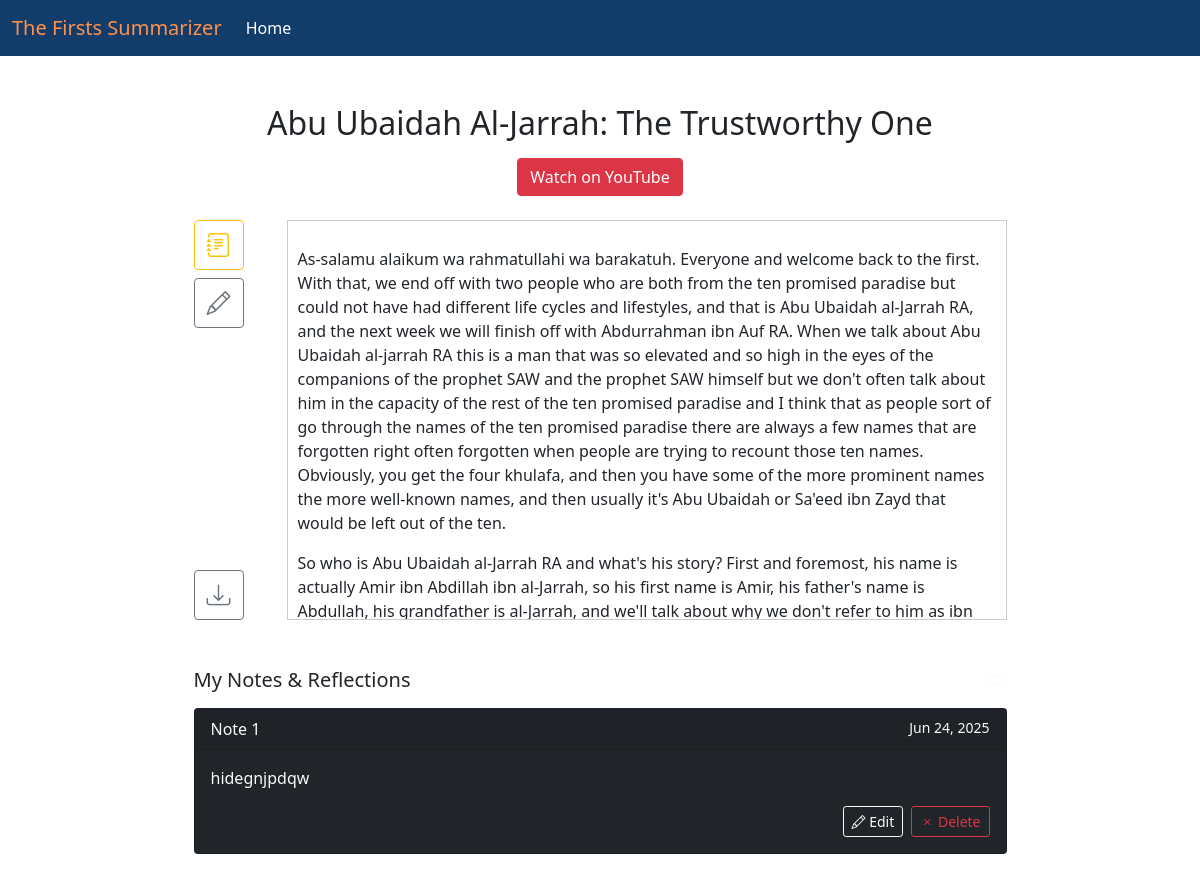
Screenshot of /textsumm/2/ (signed in) with the database file from the repository.
### textsumm/models.py (models this page shows, shortened)
class TextSumm(models.Model):
    name        = models.CharField(max_length=255)
    text        = models.TextField(default="")
    image       = models.ImageField(upload_to="FYP Cover Images/")
    video       = models.URLField(blank=True, default="")
    lineage     = models.TextField(default="")
    conversion  = models.TextField(default="")
    persecution = models.TextField(default="")
    hijrah      = models.TextField(default="")
    battle      = models.TextField(default="")
    trait       = models.TextField(default="")
    death       = models.TextField(default="")

class Note(models.Model):
    user       = models.ForeignKey(
                    settings.AUTH_USER_MODEL,
                    on_delete=models.CASCADE,
                    related_name="notes"
                 )
    textsumm   = models.ForeignKey(
                    TextSumm,
                    on_delete=models.CASCADE,
                    related_name="notes"
                 )
    content    = models.TextField()
    is_public  = models.BooleanField(default=False)
    created_at = models.DateTimeField(auto_now_add=True)
    updated_at = models.DateTimeField(auto_now=True)
    class Meta:
        ordering = ["-created_at"]
        verbose_name = "Note/Reflection"
        verbose_name_plural = "Notes & Reflections"

### textsumm/views.py (the view)
# urls.py: path('textsumm/<int:pk>/', views.view_text, name='view_text'),
def view_text(request, pk):
    item = get_object_or_404(TextSumm, pk=pk)
    notes = Note.objects.filter(
        user=request.user,
        textsumm=item
    ).order_by("created_at")
    return render(request, "view_text.html", {
        "item":  item,
        "notes": notes,
    })

### textsumm/templates/view_text.html (shortened to what this page needs)
{% extends 'base.html' %}
{% load static %}
{% block content %}
<div class="container my-5">
  <h2 class="text-center">{{ item.name }}</h2>
  {% if item.video %}
    <p class="text-center mt-3">
      <a href="{{ item.video }}" target="_blank" class="btn btn-danger">
        Watch on YouTube
      </a>
    </p>
  {% endif %}
  <div class="row mt-4 justify-content-center">
    <div class="col-md-1 d-flex flex-column align-items-start">
      <button type="button"
              class="btn btn-outline-warning mb-2"
              data-bs-toggle="modal"
              data-bs-target="#summaryModal"
              title="Summary"
              aria-label="Summary">
        <i class="bi bi-journal-text" style="font-size:1.5rem"></i>
      </button>
      <button id="openNotesModalBtn"
              type="button"
              class="btn btn-outline-secondary mb-2"
              data-bs-toggle="modal"
              data-bs-target="#notesModal"
              title="Notes &amp; Reflection"
              aria-label="Notes &amp; Reflection">
        <i class="bi bi-pencil" style="font-size:1.5rem"></i>
      </button>
      <button id="downloadBtn"
              class="btn btn-outline-secondary mt-auto"
              title="Download PDF"
              aria-label="Download PDF">
        <i class="bi bi-download" style="font-size:1.5rem"></i>
      </button>
    </div>
    <div class="col-md-8">
      <div id="text-box" style="border:1px solid #ccc; height:400px; overflow-y:auto; padding:10px;">
        <p>{{ item.text|linebreaks }}</p>
      </div>
    </div>
  </div>
  <div class="row mt-5 justify-content-center">
    <div class="col-md-9">
      <div class="d-flex justify-content-between align-items-center mb-3">
        <h5 class="mb-0">My Notes &amp; Reflections</h5>
        <button id="addNoteBtn"
                type="button"
                class="btn btn-sm btn-outline-light"
                data-bs-toggle="modal"
                data-bs-target="#notesModal">
        </button>
      </div>
      {% for note in notes %}
        <div class="card bg-dark text-light mb-3">
          <div class="card-header d-flex justify-content-between">
            <span>Note {{ forloop.counter }}</span>
            <small>{{ note.created_at|date:"M d, Y" }}</small>
          </div>
          <div class="card-body">
            <p class="card-text">{{ note.content|linebreaksbr }}</p>
            <div class="d-flex justify-content-end">
              <button class="btn btn-sm btn-outline-light me-2 edit-note-btn" data-note-id="{{ note.id }}">
                <i class="bi bi-pencil"></i> Edit
              </button>
              <button class="btn btn-sm btn-outline-danger delete-note-btn" data-note-id="{{ note.id }}">
                <i class="bi bi-x"></i> Delete
              </button>
            </div>
          </div>
        </div>
      {% endfor %}
    </div>
  </div>
</div>
{% endblock %}

### rows the page displays
TextSumm: name "Abu Ubaidah Al-Jarrah: The Trustworthy One", text "As-salamu alaikum wa rahmatullahi wa barakatuh. Everyone and welcome back to the first. With that, we end off with two people who are both from the ten promised paradise but could not have had different life cycles and lifestyles, and that is Abu Ubaidah al-Jarrah RA, and the next week we will finish off with Abdurrahman ibn Auf RA. When we talk about Abu Ubaidah al-jarrah RA this is a man that was so elevated and so high in the eyes of the companions of the prophet SAW and the prophet SAW himself but we don't often talk about him in the capacity of the rest of the ten promised paradise and I think that as people sort of go through the names of the ten promised paradise there are always a…"
Note: created_at "Jun 24, 2025", content "hidegnjpdqw"
